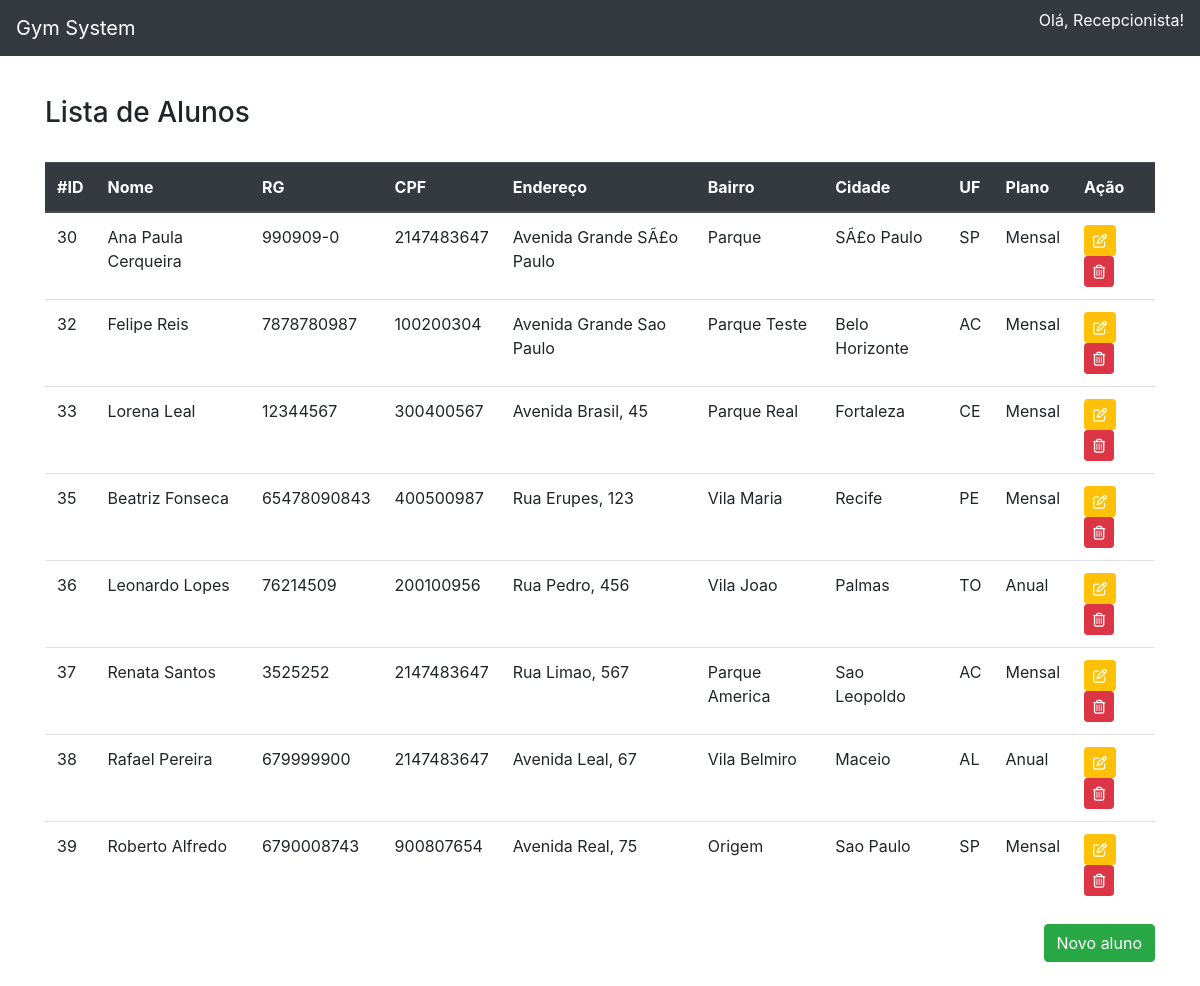
Page /listaaluno.php on the committed database.
### tables this page shows
CREATE TABLE `cadastro` (
  `id_aluno` int(11) NOT NULL,
  `nomealuno` text NOT NULL,
  `rgaluno` varchar(100) NOT NULL,
  `cpfaluno` int(11) NOT NULL,
  `enderecoaluno` text NOT NULL,
  `bairro` varchar(100) NOT NULL,
  `cidade` varchar(200) NOT NULL,
  `uf` varchar(4) NOT NULL,
  `tipoplano` varchar(30) NOT NULL,
  `tipopagamento` varchar(30) NOT NULL,
  `valorpago` float NOT NULL,
  `datapagamento` text NOT NULL,
  `proximopagamento` text NOT NULL
);

### listaaluno.php (the view, shortened to what this page needs)
<!DOCTYPE html>
<html>
    <head>
        <link rel="stylesheet" href="https://stackpath.bootstrapcdn.com/bootstrap/4.3.1/css/bootstrap.min.css">
    </head>
    <body>
    <nav class="navbar navbar-dark bg-dark">
    <a class="navbar-brand" href="index.php">
        Gym System
    </a>
        <p  style="color: #fff" style="margin-left:90px" style="margin-top:50px" > Olá, Recepcionista!</p>
    </nav>
        <div class="container" style="margin-top: 40px" style="width:400px">
            <h3>Lista de Alunos</h3>
            <br>
            <table class="table" width="100%">
              <thead class="thead-dark">
                <tr>
                    <th scope="col">#ID</th>
                    <th scope="col">Nome</th>
                    <th scope="col">RG</th>
                    <th scope="col">CPF</th>
                    <th scope="col">Endereço</th>
                    <th scope="col">Bairro</th>
                    <th scope="col">Cidade</th>
                    <th scope="col">UF</th>
                    <th scope="col">Plano</th>
                    <th scope="col">Ação</th>
                </tr>
              </thead>
                    <?php
                        include 'conexao.php';
                        $sql= "SELECT * FROM `cadastro`";
                        $busca = mysqli_query($conexao, $sql);
                        while ($array = mysqli_fetch_array($busca)){
                            $id_aluno = $array['id_aluno'];
                            $nomealuno = $array['nomealuno'];
                            $rgaluno = $array['rgaluno'];
                            $cpfaluno = $array['cpfaluno'];
                            $enderecoaluno = $array['enderecoaluno'];
                            $bairro = $array['bairro'];
                            $cidade = $array['cidade'];
                            $uf = $array['uf'];
                            $tipoplano = $array['tipoplano'];
                    ?>
                <tr>
                    <td><?php echo $id_aluno ?></td>
                    <td><?php echo $nomealuno ?></td>
                    <td><?php echo $rgaluno ?></td>
                    <td><?php echo $cpfaluno ?></td>
                    <td><?php echo $enderecoaluno ?></td>
                    <td><?php echo $bairro ?></td>
                    <td><?php echo $cidade ?></td>
                    <td><?php echo $uf ?></td>
                    <td><?php echo $tipoplano ?></td>
                    <td><a class="btn btn-warning btn-sm" style="color: #fff" href="editaraluno.php?id=<?php echo $id_aluno ?>;" role="button"><i class="far fa-edit"></i></a>
                        <a class="btn btn-danger btn-sm" style="color: #fff" href="deletaraluno.php?id=<?php echo $id_aluno ?>;" role="button"><i class="far fa-trash-alt"></i></a>
                    </td>
                        <?php } ?>
                </tr>
        </table>
            <div style="text-align: right">
                <button type="submit" class="btn btn-success"><a style="color: #fff" href="adicionaraluno.php">Novo aluno</a></button>
                <br>
                <br>
            </div>
        </div>
    </body>

### rows in the picture
cadastro: id_aluno "30", nomealuno "Ana Paula Cerqueira", rgaluno "990909-0", cpfaluno "2147483647", enderecoaluno "Avenida Grande SÃ£o Paulo", bairro "Parque", cidade "SÃ£o Paulo", uf "SP", tipoplano "Mensal"
cadastro: id_aluno "32", nomealuno "Felipe Reis", rgaluno "7878780987", cpfaluno "100200304", enderecoaluno "Avenida Grande Sao Paulo", bairro "Parque Teste", cidade "Belo Horizonte", uf "AC", tipoplano "Mensal"
cadastro: id_aluno "33", nomealuno "Lorena Leal", rgaluno "12344567", cpfaluno "300400567", enderecoaluno "Avenida Brasil, 45", bairro "Parque Real", cidade "Fortaleza", uf "CE", tipoplano "Mensal"
cadastro: id_aluno "35", nomealuno "Beatriz Fonseca", rgaluno "65478090843", cpfaluno "400500987", enderecoaluno "Rua Erupes, 123", bairro "Vila Maria", cidade "Recife", uf "PE", tipoplano "Mensal"
cadastro: id_aluno "36", nomealuno "Leonardo Lopes", rgaluno "76214509", cpfaluno "200100956", enderecoaluno "Rua Pedro, 456", bairro "Vila Joao", cidade "Palmas", uf "TO", tipoplano "Anual"
cadastro: id_aluno "37", nomealuno "Renata Santos", rgaluno "3525252", cpfaluno "2147483647", enderecoaluno "Rua Limao, 567", bairro "Parque America", cidade "Sao Leopoldo", uf "AC", tipoplano "Mensal"
cadastro: id_aluno "38", nomealuno "Rafael Pereira", rgaluno "679999900", cpfaluno "2147483647", enderecoaluno "Avenida Leal, 67", bairro "Vila Belmiro", cidade "Maceio", uf "AL", tipoplano "Anual"
cadastro: id_aluno "39", nomealuno "Roberto Alfredo", rgaluno "6790008743", cpfaluno "900807654", enderecoaluno "Avenida Real, 75", bairro "Origem", cidade "Sao Paulo", uf "SP", tipoplano "Mensal"
